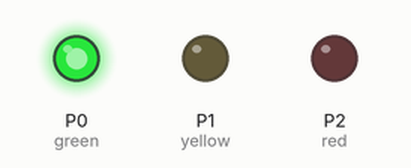
A program run on a simulated BBC micro:bit running MicroPython. Shown: output pins drawn as LEDs (lit = HIGH).

Above: at 2.5 s.
At 6.0 s:
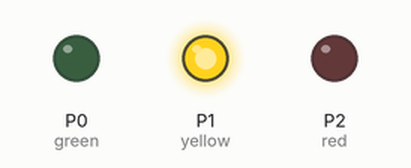
At 9.5 s:
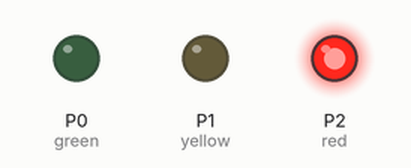
Timing chart, 0 to 15.6 s (numbered marks = the images above):
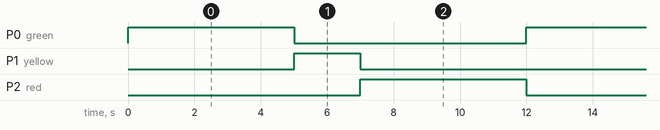

The program:

prog05.py
```python
from microbit import *
green = pin0
yellow = pin1
red = pin2
delay_green = delay_red = 5000
delay_yellow = 2000

def green_light():
    green.write_digital(1)
    yellow.write_digital(0)
    red.write_digital(0)

def yellow_light():
    green.write_digital(0)
    yellow.write_digital(1)
    red.write_digital(0)

def red_light():
    green.write_digital(0)
    yellow.write_digital(0)
    red.write_digital(1)

try:
    while True:
          green_light()
          sleep(delay_green)
          yellow_light()
          sleep(delay_yellow)
          red_light()
          sleep(delay_red)
except KeyboardInterrupt as e:
    print("Interrupted by the user...")
```

Measured:
- by itself, P0 (green), P2 (red): alternates HIGH for 5.0 s and LOW for 7.0 s
- by itself, P1 (yellow): alternates HIGH for 2.0 s and LOW for 10.0 s
- by itself, everything shown: repeats every 12.0 s, in 3 steps
